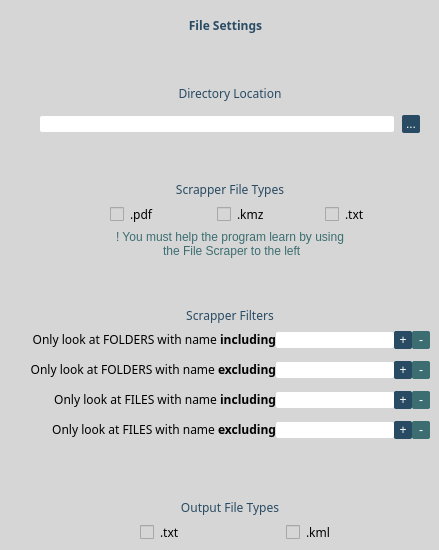
      <widget class="QGroupBox" name="groupBox_2">
       <property name="sizePolicy">
        <sizepolicy hsizetype="Preferred" vsizetype="Preferred">
         <horstretch>0</horstretch>
         <verstretch>0</verstretch>
        </sizepolicy>
       </property>
       <property name="styleSheet">
        <string notr="true">border: none; background-color: #D6D6D6;</string>
       </property>
       <property name="title">
        <string/>
       </property>
       <property name="alignment">
        <set>Qt::AlignCenter</set>
       </property>
       <widget class="QWidget" name="gridLayoutWidget">
        <property name="geometry">
         <rect>
          <x>30</x>
          <y>50</y>
          <width>400</width>
          <height>491</height>
         </rect>
        </property>
        <layout class="QGridLayout" name="gridLayout">
         <property name="bottomMargin">
          <number>0</number>
         </property>
         <property name="verticalSpacing">
          <number>7</number>
         </property>
         <item row="2" column="0">
          <widget class="QLabel" name="label_6">
           <property name="font">
            <font>
             <family>Gadugi</family>
             <pointsize>9</pointsize>
             <weight>50</weight>
             <bold>false</bold>
            </font>
           </property>
           <property name="styleSheet">
            <string notr="true">color: #284B63;</string>
           </property>
           <property name="text">
            <string>Scrapper File Types</string>
           </property>
           <property name="alignment">
            <set>Qt::AlignBottom|Qt::AlignHCenter</set>
           </property>
          </widget>
         </item>
         <item row="8" column="0">
          <layout class="QHBoxLayout" name="horizontalLayout_3">
           <property name="spacing">
            <number>2</number>
           </property>
           <property name="leftMargin">
            <number>110</number>
           </property>
           <item>
            <widget class="QCheckBox" name="cbout_txt">
             <property name="font">
              <font>
               <family>Gadugi</family>
              </font>
             </property>
             <property name="text">
              <string>.txt</string>
             </property>
             <property name="checked">
              <bool>false</bool>
             </property>
            </widget>
           </item>
           <item>
            <widget class="QCheckBox" name="cbout_kml">
             <property name="font">
              <font>
               <family>Gadugi</family>
              </font>
             </property>
             <property name="text">
              <string>.kml</string>
             </property>
             <property name="checked">
              <bool>false</bool>
             </property>
            </widget>
           </item>
          </layout>
         </item>
         <item row="1" column="0">
          <layout class="QHBoxLayout" name="horizontalLayout_4">
           <property name="spacing">
            <number>8</number>
           </property>
           <property name="leftMargin">
            <number>10</number>
           </property>
           <property name="rightMargin">
            <number>10</number>
           </property>
           <item>
            <widget class="QLineEdit" name="txt_directory_location">
             <property name="enabled">
              <bool>false</bool>
             </property>
             <property name="cursor">
              <cursorShape>ArrowCursor</cursorShape>
             </property>
             <property name="styleSheet">
              <string notr="true">background-color: #FFFFFF; color: #284B63; border-radius: 2px;</string>
             </property>
             <property name="alignment">
              <set>Qt::AlignRight|Qt::AlignTrailing|Qt::AlignVCenter</set>
             </property>
            </widget>
           </item>
           <item>
            <widget class="QPushButton" name="btn_directory_location">
             <property name="minimumSize">
              <size>
               <width>18</width>
               <height>18</height>
              </size>
             </property>
             <property name="styleSheet">
              <string notr="true">background-color: #284B63; color: white; border-radius: 2px;</string>
             </property>
             <property name="text">
              <string>...</string>
             </property>
            </widget>
           </item>
          </layout>
         </item>
         <item row="5" column="0">
          <widget class="QLabel" name="label_12">
           <property name="font">
            <font>
             <family>Gadugi</family>
             <pointsize>9</pointsize>
             <weight>50</weight>
             <bold>false</bold>
            </font>
           </property>
           <property name="styleSheet">
            <string notr="true">color: #284B63;</string>
           </property>
           <property name="text">
            <string>Scrapper Filters</string>
           </property>
           <property name="alignment">
            <set>Qt::AlignBottom|Qt::AlignHCenter</set>
           </property>
          </widget>
         </item>
         <item row="0" column="0">
          <widget class="QLabel" name="label_10">
           <property name="font">
            <font>
             <family>Gadugi</family>
             <pointsize>9</pointsize>
             <weight>50</weight>
             <bold>false</bold>
            </font>
           </property>
           <property name="styleSheet">
            <string notr="true">padding: 3px; color: #284B63;</string>
           </property>
           <property name="text">
            <string>Directory Location</string>
           </property>
           <property name="alignment">
            <set>Qt::AlignBottom|Qt::AlignHCenter</set>
           </property>
          </widget>
         </item>
         <item row="3" column="0">
          <layout class="QHBoxLayout" name="horizontalLayout_2">
           <property name="spacing">
            <number>2</number>
           </property>
           <property name="leftMargin">
            <number>80</number>
           </property>
           <item>
            <widget class="QCheckBox" name="cb_pdf">
             <property name="font">
              <font>
               <family>Gadugi</family>
              </font>
             </property>
             <property name="layoutDirection">
              <enum>Qt::LeftToRight</enum>
             </property>
             <property name="text">
              <string>.pdf</string>
             </property>
             <property name="checked">
              <bool>false</bool>
             </property>
            </widget>
           </item>
           <item>
            <widget class="QCheckBox" name="cb_kmz">
             <property name="font">
              <font>
               <family>Gadugi</family>
              </font>
             </property>
             <property name="text">
              <string>.kmz</string>
             </property>
             <property name="checked">
              <bool>false</bool>
             </property>
            </widget>
           </item>
           <item>
            <widget class="QCheckBox" name="cb_txt">
             <property name="font">
              <font>
               <family>Gadugi</family>
              </font>
             </property>
             <property name="text">
              <string>.txt</string>
             </property>
            </widget>
           </item>
          </layout>
         </item>
         <item row="7" column="0">
          <widget class="QLabel" name="label_9">
           <property name="font">
            <font>
             <family>Gadugi</family>
             <pointsize>9</pointsize>
             <weight>50</weight>
             <bold>false</bold>
            </font>
           </property>
           <property name="styleSheet">
            <string notr="true">color: #284B63;</string>
           </property>
           <property name="text">
            <string>Output File Types</string>
           </property>
           <property name="alignment">
            <set>Qt::AlignBottom|Qt::AlignHCenter</set>
           </property>
          </widget>
         </item>
         <item row="4" column="0">
          <widget class="QLabel" name="lbl_scraper_file_warning">
           <property name="minimumSize">
            <size>
             <width>0</width>
             <height>20</height>
            </size>
           </property>
           <property name="maximumSize">
            <size>
             <width>16777215</width>
             <height>30</height>
            </size>
           </property>
           <property name="styleSheet">
            <string notr="true">color: #3C6E71;</string>
           </property>
           <property name="text">
            <string>! You must help the program learn by using
 the File Scraper to the left</string>
           </property>
           <property name="alignment">
            <set>Qt::AlignHCenter|Qt::AlignTop</set>
           </property>
          </widget>
         </item>
         <item row="6" column="0">
          <layout class="QGridLayout" name="gridLayout_2">
           <item row="6" column="3">
            <widget class="QPushButton" name="btn_file_exc_del">
             <property name="minimumSize">
              <size>
               <width>18</width>
               <height>18</height>
              </size>
             </property>
             <property name="styleSheet">
              <string notr="true">background-color: #3C6E71; color: white; border-radius: 2px;</string>
             </property>
             <property name="text">
              <string>-</string>
             </property>
            </widget>
           </item>
           <item row="4" column="0">
            <widget class="QLabel" name="label_14">
             <property name="font">
              <font>
               <family>Gadugi</family>
              </font>
             </property>
             <property name="text">
              <string>&lt;html&gt;&lt;head/&gt;&lt;body&gt;&lt;p&gt;Only look at FILES with name &lt;span style=&quot; font-weight:600;&quot;&gt;including&lt;/span&gt;&lt;/p&gt;&lt;/body&gt;&lt;/html&gt;</string>
             </property>
             <property name="textFormat">
              <enum>Qt::RichText</enum>
             </property>
             <property name="alignment">
              <set>Qt::AlignRight|Qt::AlignTrailing|Qt::AlignVCenter</set>
             </property>
            </widget>
           </item>
           <item row="2" column="0">
            <widget class="QLabel" name="lbl_fe">
             <property name="font">
              <font>
               <family>Gadugi</family>
              </font>
             </property>
             <property name="text">
              <string>&lt;html&gt;&lt;head/&gt;&lt;body&gt;&lt;p&gt;Only look at FOLDERS with name &lt;span style=&quot; font-weight:600;&quot;&gt;excluding&lt;/span&gt;&lt;/p&gt;&lt;/body&gt;&lt;/html&gt;</string>
             </property>
             <property name="textFormat">
              <enum>Qt::RichText</enum>
             </property>
             <property name="alignment">
              <set>Qt::AlignRight|Qt::AlignTrailing|Qt::AlignVCenter</set>
             </property>
            </widget>
           </item>
           <item row="1" column="0">
            <widget class="QLabel" name="lbl_folders_including">
             <property name="font">
              <font>
               <family>Gadugi</family>
               <pointsize>7</pointsize>
              </font>
             </property>
             <property name="styleSheet">
              <string notr="true">color: #3C6E71;</string>
             </property>
             <property name="text">
              <string/>
             </property>
             <property name="alignment">
              <set>Qt::AlignRight|Qt::AlignTop|Qt::AlignTrailing</set>
             </property>
            </widget>
           </item>
           <item row="4" column="2">
            <widget class="QPushButton" name="btn_file_inc">
             <property name="minimumSize">
              <size>
               <width>18</width>
               <height>18</height>
              </size>
             </property>
             <property name="styleSheet">
              <string notr="true">background-color: #284B63; color: white; border-radius: 2px;</string>
             </property>
             <property name="text">
              <string>+</string>
             </property>
            </widget>
           </item>
           <item row="0" column="1">
            <widget class="QLineEdit" name="txt_folders_including">
             <property name="styleSheet">
              <string notr="true">background-color: #FFFFFF; color: #284B63; border-radius: 2px;</string>
             </property>
             <property name="alignment">
              <set>Qt::AlignCenter</set>
             </property>
            </widget>
           </item>
           <item row="0" column="3">
            <widget class="QPushButton" name="btn_folder_inc_del">
             <property name="minimumSize">
              <size>
               <width>18</width>
               <height>18</height>
              </size>
             </property>
             <property name="styleSheet">
              <string notr="true">background-color: #3C6E71; color: white; border-radius: 2px;</string>
             </property>
             <property name="text">
              <string>-</string>
             </property>
            </widget>
           </item>
           <item row="6" column="1">
            <widget class="QLineEdit" name="txt_files_excluding">
             <property name="layoutDirection">
              <enum>Qt::LeftToRight</enum>
             </property>
             <property name="styleSheet">
              <string notr="true">background-color: #FFFFFF; color: #284B63; border-radius: 2px;</string>
             </property>
             <property name="alignment">
              <set>Qt::AlignCenter</set>
             </property>
            </widget>
           </item>
           <item row="5" column="0">
            <widget class="QLabel" name="lbl_files_including">
             <property name="font">
              <font>
               <family>Gadugi</family>
               <pointsize>7</pointsize>
              </font>
             </property>
             <property name="styleSheet">
              <string notr="true">color: #3C6E71;</string>
             </property>
             <property name="text">
              <string/>
             </property>
             <property name="alignment">
              <set>Qt::AlignRight|Qt::AlignTop|Qt::AlignTrailing</set>
             </property>
            </widget>
           </item>
           <item row="6" column="2">
            <widget class="QPushButton" name="btn_file_exc">
             <property name="minimumSize">
              <size>
               <width>18</width>
               <height>18</height>
              </size>
             </property>
             <property name="styleSheet">
              <string notr="true">background-color: #284B63; color: white; border-radius: 2px;</string>
             </property>
             <property name="text">
              <string>+</string>
             </property>
            </widget>
           </item>
           <item row="4" column="3">
            <widget class="QPushButton" name="btn_file_inc_del">
             <property name="minimumSize">
              <size>
               <width>18</width>
               <height>18</height>
              </size>
             </property>
             <property name="styleSheet">
              <string notr="true">background-color: #3C6E71; color: white; border-radius: 2px;</string>
             </property>
             <property name="text">
              <string>-</string>
             </property>
            </widget>
           </item>
           <item row="0" column="0">
            <widget class="QLabel" name="label_13">
             <property name="font">
              <font>
               <family>Gadugi</family>
              </font>
             </property>
             <property name="text">
              <string>&lt;html&gt;&lt;head/&gt;&lt;body&gt;&lt;p&gt;Only look at FOLDERS with name &lt;span style=&quot; font-weight:600;&quot;&gt;including&lt;/span&gt;&lt;/p&gt;&lt;/body&gt;&lt;/html&gt;</string>
             </property>
             <property name="textFormat">
              <enum>Qt::RichText</enum>
             </property>
             <property name="alignment">
              <set>Qt::AlignRight|Qt::AlignTrailing|Qt::AlignVCenter</set>
             </property>
            </widget>
           </item>
           <item row="6" column="0">
            <widget class="QLabel" name="lbl_fie">
             <property name="font">
              <font>
               <family>Gadugi</family>
              </font>
             </property>
             <property name="text">
              <string>&lt;html&gt;&lt;head/&gt;&lt;body&gt;&lt;p&gt;Only look at FILES with name &lt;span style=&quot; font-weight:600;&quot;&gt;excluding&lt;/span&gt;&lt;/p&gt;&lt;/body&gt;&lt;/html&gt;</string>
             </property>
             <property name="textFormat">
              <enum>Qt::RichText</enum>
             </property>
             <property name="alignment">
              <set>Qt::AlignRight|Qt::AlignTrailing|Qt::AlignVCenter</set>
             </property>
            </widget>
           </item>
           <item row="2" column="3">
            <widget class="QPushButton" name="btn_folder_exc_del">
             <property name="minimumSize">
              <size>
               <width>18</width>
               <height>18</height>
              </size>
             </property>
             <property name="styleSheet">
              <string notr="true">background-color: #3C6E71; color: white; border-radius: 2px;</string>
             </property>
             <property name="text">
              <string>-</string>
             </property>
            </widget>
           </item>
           <item row="2" column="2">
            <widget class="QPushButton" name="btn_folder_exc">
             <property name="minimumSize">
              <size>
               <width>18</width>
               <height>18</height>
              </size>
             </property>
             <property name="styleSheet">
              <string notr="true">background-color: #284B63; color: white; border-radius: 2px;</string>
             </property>
             <property name="text">
              <string>+</string>
             </property>
            </widget>
           </item>
           <item row="3" column="0">
            <widget class="QLabel" name="lbl_folders_excluding">
             <property name="font">
              <font>
               <family>Gadugi</family>
               <pointsize>7</pointsize>
              </font>
             </property>
             <property name="styleSheet">
              <string notr="true">color: #3C6E71;</string>
             </property>
             <property name="text">
              <string/>
             </property>
             <property name="alignment">
              <set>Qt::AlignRight|Qt::AlignTop|Qt::AlignTrailing</set>
             </property>
            </widget>
           </item>
           <item row="7" column="0">
            <widget class="QLabel" name="lbl_files_excluding">
             <property name="font">
              <font>
               <family>Gadugi</family>
               <pointsize>7</pointsize>
              </font>
             </property>
             <property name="styleSheet">
              <string notr="true">color: #3C6E71;</string>
             </property>
             <property name="text">
              <string/>
             </property>
             <property name="alignment">
              <set>Qt::AlignRight|Qt::AlignTop|Qt::AlignTrailing</set>
             </property>
            </widget>
           </item>
           <item row="2" column="1">
            <widget class="QLineEdit" name="txt_folders_excluding">
             <property name="styleSheet">
              <string notr="true">background-color: #FFFFFF; color: #284B63; border-radius: 2px;</string>
             </property>
             <property name="alignment">
              <set>Qt::AlignCenter</set>
             </property>
            </widget>
           </item>
           <item row="0" column="2">
            <widget class="QPushButton" name="btn_folder_inc">
             <property name="minimumSize">
              <size>
               <width>18</width>
               <height>18</height>
              </size>
             </property>
             <property name="styleSheet">
              <string notr="true">background-color: #284B63; color: white; border-radius: 2px;</string>
             </property>
             <property name="text">
              <string>+</string>
             </property>
            </widget>
           </item>
           <item row="4" column="1">
            <widget class="QLineEdit" name="txt_files_including">
             <property name="styleSheet">
              <string notr="true">background-color: #FFFFFF; color: #284B63; border-radius: 2px;</string>
             </property>
             <property name="alignment">
              <set>Qt::AlignCenter</set>
             </property>
            </widget>
           </item>
          </layout>
         </item>
        </layout>
       </widget>
       <widget class="QLabel" name="label_2">
        <property name="geometry">
         <rect>
          <x>110</x>
          <y>10</y>
          <width>231</width>
          <height>31</height>
         </rect>
        </property>
        <property name="font">
         <font>
          <family>Gadugi</family>
          <pointsize>9</pointsize>
          <weight>75</weight>
          <bold>true</bold>
         </font>
        </property>
        <property name="styleSheet">
         <string notr="true">color: #284B63;</string>
        </property>
        <property name="text">
         <string>File Settings</string>
        </property>
        <property name="alignment">
         <set>Qt::AlignCenter</set>
        </property>
       </widget>
      </widget>
